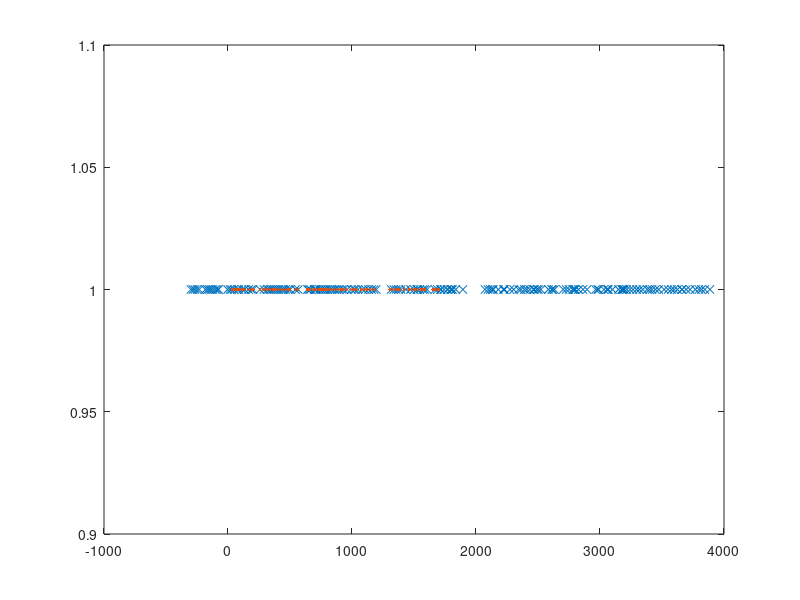

The MATLAB script that drew this image: (Note: this script raises an error after producing the figure.)
load('t1t2.mat')
figure;
plot(event_time,ones(length(event_time),1),'x')
hold on
plot(react_time,ones(length(react_time),1),'.')
hold on

index = matching_time(react_time,event_time);
index
plot(event_time(index),ones(length(event_time(index)),1),'o')